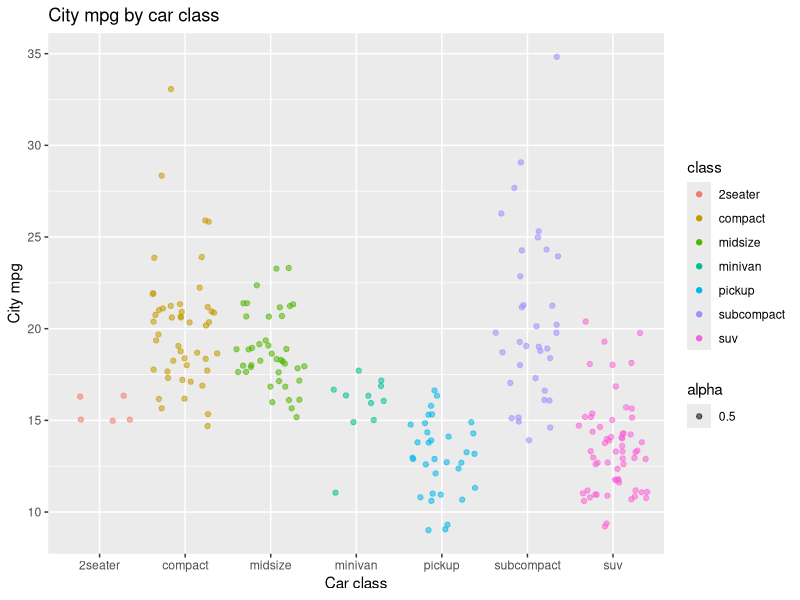

Write R code to recreate this figure.
## ---- chunk 1
knitr::opts_chunk$set(echo = TRUE)
library(tidyverse)
## ---- chunk 2
ggplot(data = mpg, aes(x = class, y = cty, color = class, alpha = 0.5)) +
	geom_jitter() +
  labs(title = "City mpg by car class", x = "Car class", y = "City mpg")
